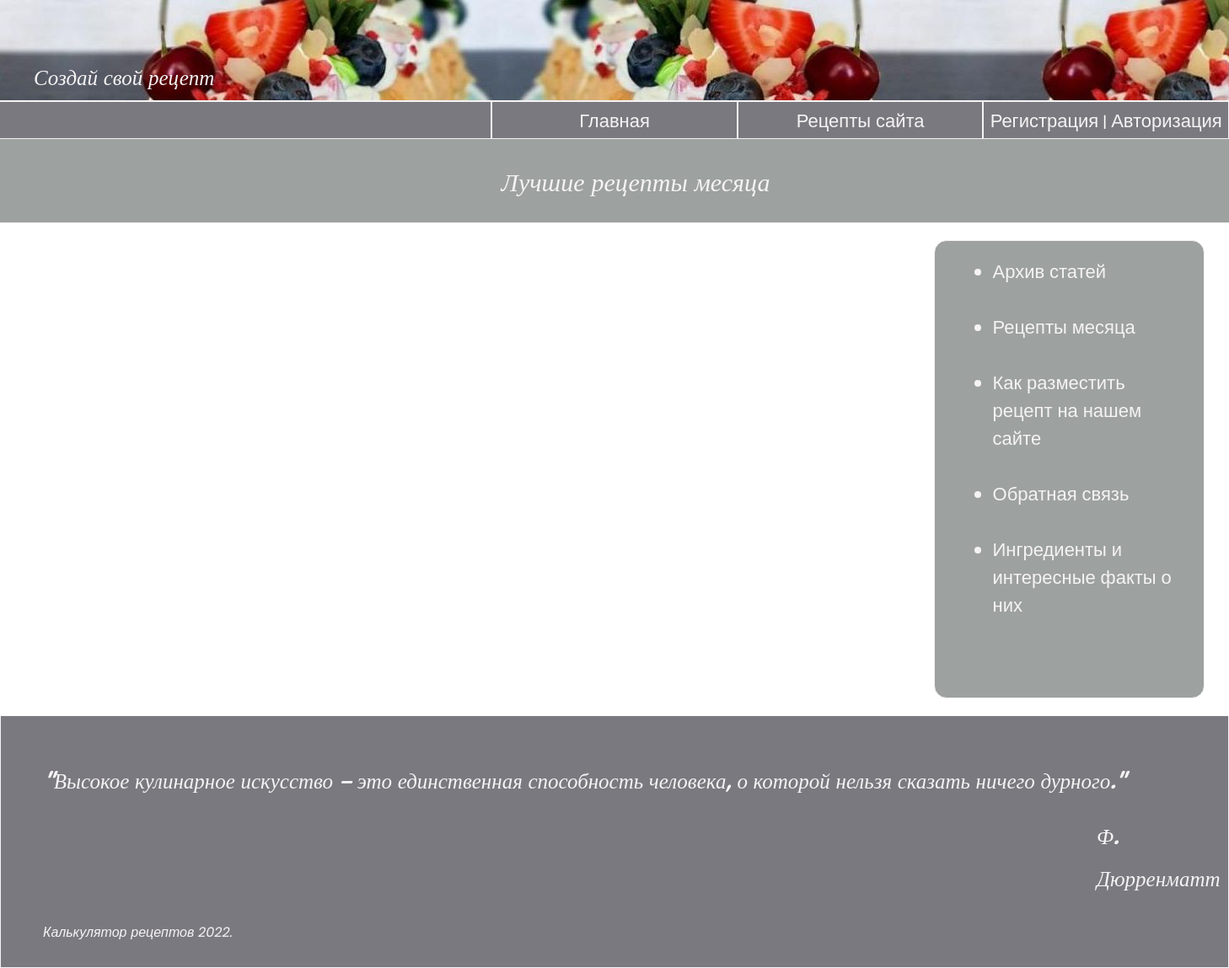
Page /db_recipes/recipe_month on the earlier database version.
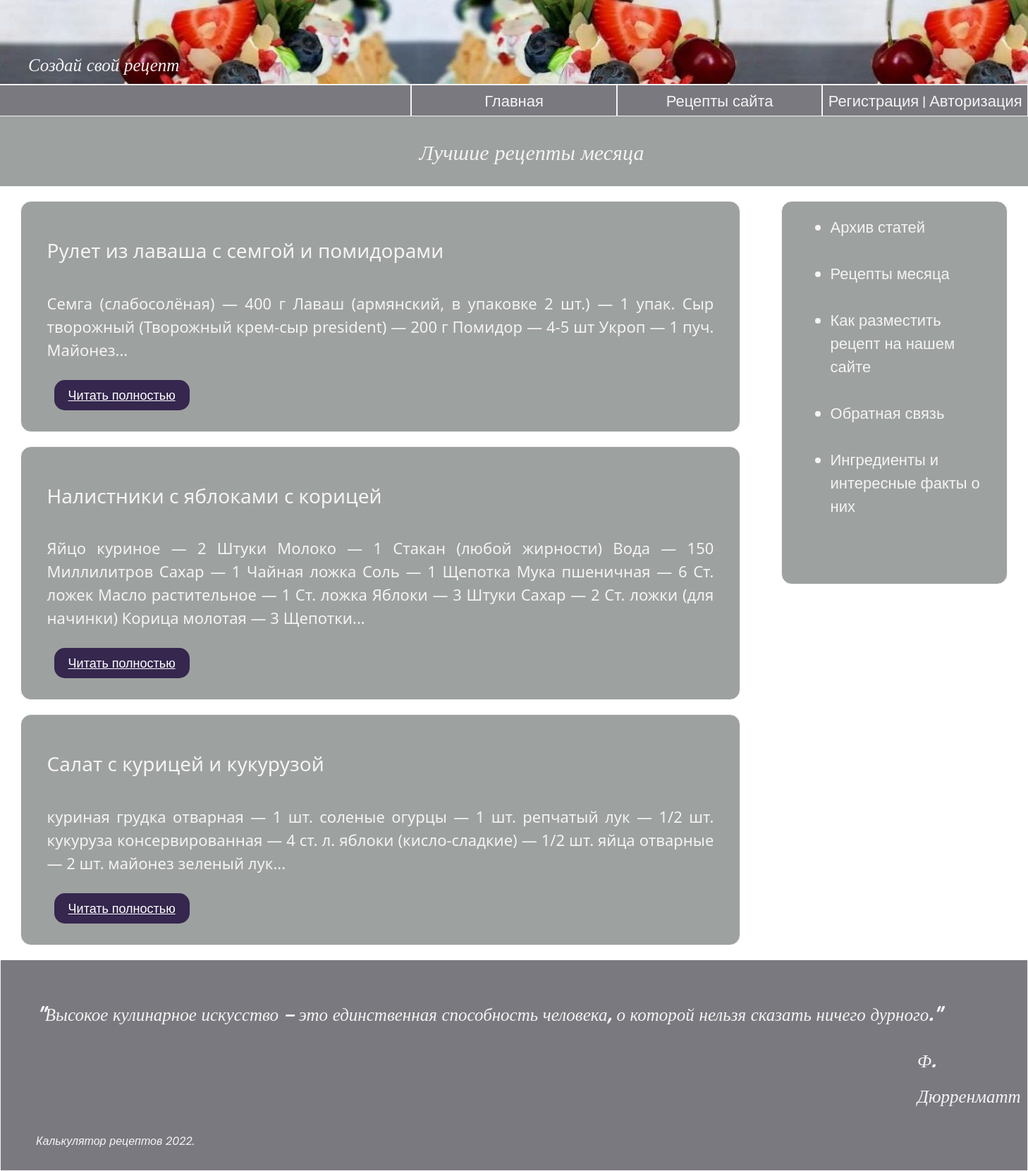
Same page on the later database version.
### db_recipes/models.py (models this page shows, shortened)
class Recipes(models.Model):
    author = models.ForeignKey(User, on_delete = models.CASCADE, verbose_name='Автор', blank = True, null = True, related_name='author')
    title = models.CharField (max_length=100, verbose_name='Название рецепта')
    compound = models.TextField(max_length=500, verbose_name='Ингрeдиенты')
    cooking = models.TextField(max_length=2000, verbose_name='Процесс приготовления')
    recipe_of_month = models.CharField (max_length=100, verbose_name='Отметка "рецепт" месяца', default='no')
    class Meta:
        db_table='recipe'
        verbose_name='Рецепт'
        verbose_name_plural = 'Рецепты'

### db_recipes/views.py (the view)
# urls.py: path('recipe_month', views.recipe_month, name='recipe_month'),
def recipe_month(request):
    rec = Recipes.objects.filter(recipe_of_month='yes')
    return render(request, 'db_recipes/recipe_month.html', {'rec': rec})

### db_recipes/templates/db_recipes/recipe_month.html (shortened to what this page needs)
{% extends 'main/layout.html' %}
{% block greeting%} Лучшие рецепты месяца {% endblock %}
{% block content%}
{% for el in rec%}
   <div id="main"id="list_rec">
       <br>
       <h3>{{ el.title }}</h3>
       <br>
       <p>{{ el.compound}}...</p>
       <a href={% url 'recipe-detail' el.id %} class="button_add">Читать полностью</a>
   </div>
{% endfor %}
{% endblock %}

Differences in the rows shown:
added Recipes: title "Рулет из лаваша с сeмгой и помидорами", compound "Семга (слабосолёная) — 400 г Лаваш (армянский, в упаковке 2 шт.) — 1 упак. Сыр творожный (Творожный крем-сыр president) — 200 г Помидор — 4-5 шт Укроп — 1 пуч. Майонез"
added Recipes: title "Налистники с яблоками с корицей", compound "Яйцо куриное — 2 Штуки Молоко — 1 Стакан (любой жирности) Вода — 150 Миллилитров Сахар — 1 Чайная ложка Соль — 1 Щепотка Мука пшеничная — 6 Ст. ложек Масло растительное — 1 Ст. ложка Яблоки — 3 Штуки Сахар — 2 Ст. ложки (для начинки) Корица молотая — 3 Щепотки"
added Recipes: title "Салат с курицей и кукурузой", compound "куриная грудка отварная — 1 шт. соленые огурцы — 1 шт. репчатый лук — 1/2 шт. кукуруза консервированная — 4 ст. л. яблоки (кисло-сладкие) — 1/2 шт. яйца отварные — 2 шт. майонез зеленый лук"
